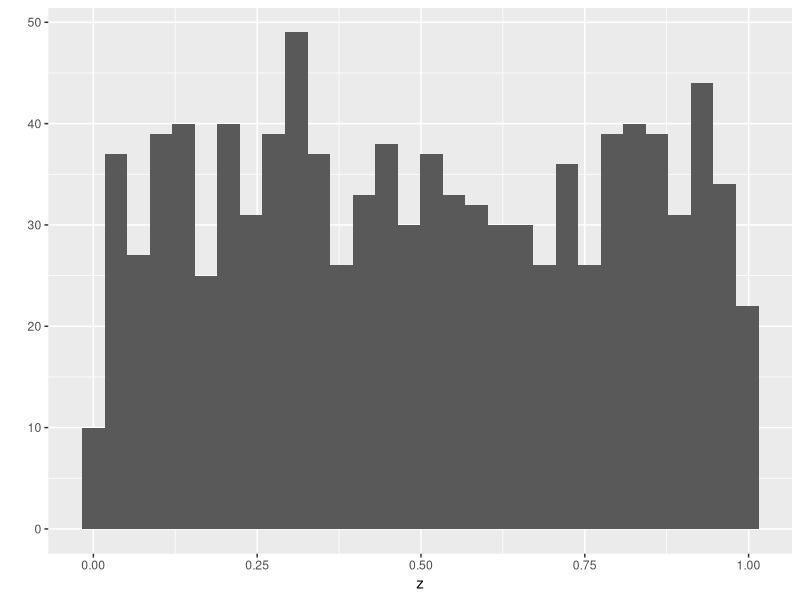

Write the R code that produced this figure. (Note: this script raises an error after producing the figure.)
# Data types and atomic vectors
#2.11.21
#IR
#-----------------------------
###create atomic vector 
#(AVOID the following method)
z <- vector(mode="numeric", length = 0)
print(z)
  #add elements to it w/ c
z <- c(z,5)
head(z)
  #this "dynamic sizing" is very SLOW!!

#create atomic vector (CORRECT)
# predefine vector length

#create vector of 100 0s
z <- rep(0,100)
head(z)

#BEST
#better to start w NAs
z <- rep(NA,100)
typeof(z)
z
z[1] <- "Washington"
head(z)
typeof(z)


### efficiently create a large vector w names
my_vector <- runif(100)
my_names <- paste("Species",
                  seq(1:length(my_vector)),
                  sep = "")
head(my_names)
names(my_vector) <- my_names
head(my_vector)


### using the repeat function
rep(0.5, 6) # repeat 0.5 six times
rep(x = 0.5, times = 6) #give input names
rep(times=6, x= 0.5) # order does not matter

my_vec <- c(1, 2, 3)
rep(x= my_vec, times =2)
rep(x = my_vec, each=2) #each element is repeated once at a time before moving to the next value

rep(x = my_vec, times = my_vec) #each element is matched to the replications for it

rep(x = my_vec, each = my_vec) #why don't work?


#### using Seq vector
seq(from=2, to =4)
2:4   #generates the exact same output

seq(from = 2, to = 4, by = 0.5)
# by is a incrementer

x <- seq(from = 2, to = 4, length = 7)
#will make boundaries based of the length (number of elements)

my_vec <- seq(1:length(x)) #gives 1-7 bc of length (SLOW)!
print(my_vec)

seq_along(x) #takes vector x and calculate seq along it FAST

seq_len(5) #will count from 1-5, FAST

#-------------------------
###RANDOM NUMBERS
runif(5)
runif(n=3, min = 100, max =103)

rnorm(6)  #mean of 0, SD of 1
rnorm(6, mean =100, sd = 30) #can change mean and sd

#Explore distributions by sampling and plotting
library(ggplot2)  #do at start
z <- runif(1000)
qplot(z)

#sample function
long_vec <- seq_len(10)
long_vec
sample(long_vec) # w no other parameters, this just reorders the data

sample(long_vec, size =3) #specify a number, sampling w out replacement

sample(long_vec, size=16) #too large of a sample

sample(long_vec, size =16,
       replace = TRUE) #sample w REPLACEMENT

#now lets considering wieghting the data, before each value had the same chance of being picked

my_weights <- c(rep(20,5),rep(100,5)) # a set of non zero positive weights, can be integers or real values
my_weights

sample(x = long_vec, replace =TRUE, prob = my_weights) #the probabilities are proportions to the values

sample(x = long_vec, replace =FALSE, prob = my_weights)


sample(x = long_vec, replace =TRUE, prob = long_vec)
#sampling w replaement, but weights are the same as the values themselves, otherwise a 10 is 10 times as likely to show up

#-------------------------------

###Subsetting, relational operators and logical operators

##Subsetting atomic vectors
z <- c(3.1, 9.2, 1.3, 0.4, 7.5)

#positive index values
z[c(2, 3)]  #pulls out 2 and 3 values
z[c(2,2,3,3)]

#negative index values to exclude elements
z[-c(2,3)]  #returns all elements EXCEPT 2 and 3

#create a vector of logic elements to select
#based on values
z < 3   #generate vector of boolean
z[z<3]  #keeps any TRUEs

tester <- z<3
print(tester)
z[tester] #longer method, but above is more concise

#which function 
which(z < 3)  #returns the indexes that are TRUE

#use length to get positions relative to start
#and end of vector
#select everything but last two elements
z[-(length(z):(length(z)-1))]

#subset using named vector elements
names(z) <- letters[1:5]
z[c("b","c")]



##relational operators
# < less than
# > greater than
# <= less than or equal to
# >= greater than or equal to
# == equal to 


## logical operators
# ! not
# & and (will operate on entire vector)
# | or (also vector)
# xor(vec_a, vec_b)   one or the other, but NOT both
# &&    only for the first element
# ||    only for the first element


#PRACTICE
x <- 1:5
y <- c(1:3,7,7)

x == 2  #sees if all elements in vector are 2 or not
x != 2  #sees if all elements in vector are NOT 2

x == 7
x == 1
y == 7

x == 1 & y ==7  #looks for slots where both statements are true

x == 1 | y ==7  #looks for slots where either is TRUE
x == 3 | y == 3

xor(x == 3, y ==3)  #all FALSE, b/c xor means 1 of them can be true but NOT both

x == 3 && y == 3  #double & only compares first element!!



## Subscrippting with missing values
#set.seed takes a number and sets the rand num to start there
set.seed(90)
z <- runif(10)
print(z)
#SETTING SEED lets our results be reproducible

z < 0.5 #create logical vector
z[z < 0.5]
which(z < 0.5)  #returns index pointers for specific elements
z[which(z < 0.5)]


#which behaves differently if there are NAs!!!!!!
zD <- c(z, NA, NA)  #contaminate w NAs
zD[zD < 0.5]    #NA values carried along
zD[which(zD < 0.5)] #NAs are dropped
        # not very common bc will drop elements in other vector that are associated with the NAs